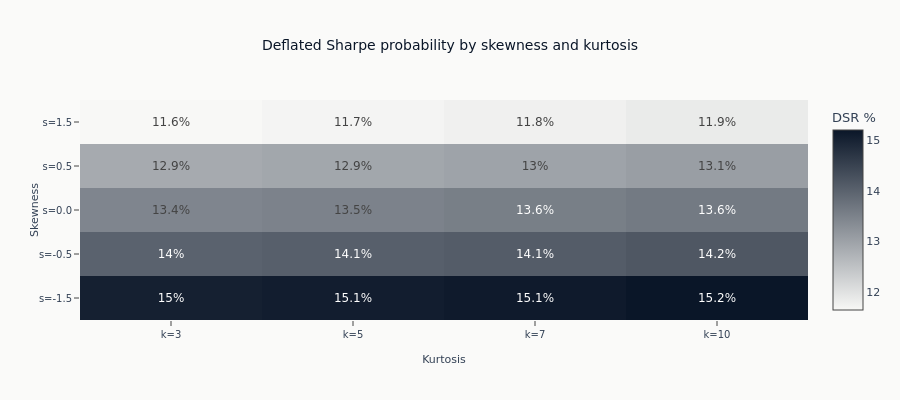

This figure's notebook cell:
### Code cell
pivot = nonnorm_df.pivot(on="kurtosis", index="skewness", values="dsr_probability")
skew_col = pivot.get_column("skewness").to_list()
kurt_cols = [c for c in pivot.columns if c != "skewness"]
z_values = pivot.select(kurt_cols).to_numpy() * 100

fig = go.Figure(
    data=go.Heatmap(
        z=z_values,
        x=[f"k={k}" for k in kurt_cols],
        y=[f"s={s:.1f}" for s in skew_col],
        # Sequential, not diverging: the deflated probability has no meaningful midpoint
        # for a diverging scale to sit on, and a red-to-green ramp would read the higher
        # cells as the better ones, which is a verdict this grid does not carry.
        colorscale=[[0, COLORS["silver"]], [1, COLORS["blue"]]],
        colorbar={"title": "DSR %"},
        text=np.round(z_values, 1),
        texttemplate="%{text}%",
        textfont={"size": 12},
    )
)

fig.update_layout(
    title="Deflated Sharpe probability by skewness and kurtosis",
    xaxis_title="Kurtosis",
    yaxis_title="Skewness",
    height=400,
)
show_plotly_with_alt(
    fig,
    "Heatmap of the deflated Sharpe probability in percent over a grid of skewness and kurtosis "
    f"settings, each cell labelled. Every value lies between {z_values.min():.1f} and "
    f"{z_values.max():.1f} percent. Within a row, changing kurtosis moves it by at most "
    f"{max(row.max() - row.min() for row in z_values):.1f} points; within a column, changing "
    f"skewness moves it by up to {max(col.max() - col.min() for col in z_values.T):.1f}. "
    "Skewness is the one that matters here, and neither is large.",
)

### Figure 1 — Plotly figure (JSON) as saved in the notebook; plotly's stock layout.template omitted (floating-point values rounded to 4 significant figures)
{"data": [{"colorbar": {"title": {"text": "DSR %"}}, "colorscale": [[0, "#F8F8F6"], [1, "#0a1628"]], "text": [[15.0, 15.1, 15.1, 15.2], [14.0, 14.1, 14.1, 14.2], [13.4, 13.5, 13.6, 13.6], [12.9, 12.9, 13.0, 13.1], [11.6, 11.7, 11.8, 11.9]], "textfont": {"size": 12}, "texttemplate": "%{text}%", "type": "heatmap", "x": ["k=3", "k=5", "k=7", "k=10"], "y": ["s=-1.5", "s=-0.5", "s=0.0", "s=0.5", "s=1.5"], "z": [[15.04, 15.08, 15.13, 15.2], [14.0, 14.05, 14.1, 14.18], [13.45, 13.5, 13.55, 13.63], [12.87, 12.93, 12.98, 13.07], [11.65, 11.71, 11.77, 11.86]]}], "layout": {"height": 400, "title": {"text": "Deflated Sharpe probability by skewness and kurtosis"}, "xaxis": {"title": {"text": "Kurtosis"}}, "yaxis": {"title": {"text": "Skewness"}}}}
